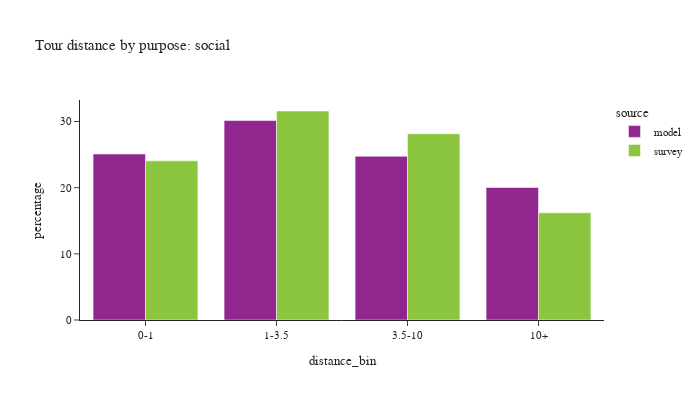

Notebook cell for this chart:
### Code cell
plot_bins(tour, tour['pdpurp'] == 7, 'social')

### Figure 1 — Plotly figure (JSON) as saved in the notebook; plotly's stock layout.template omitted (floating-point values rounded to 4 significant figures)
{"data": [{"alignmentgroup": "True", "customdata": [[359356], [431911], [354613], [286918]], "hovertemplate": "source=model<br>distance_bin=%{x}<br>percentage=%{y}<br>sample count=%{customdata[0]}<extra></extra>", "legendgroup": "model", "marker": {"color": "#91268F", "pattern": {"shape": ""}}, "name": "model", "offsetgroup": "model", "orientation": "v", "showlegend": true, "textposition": "auto", "type": "bar", "x": ["0-1", "1-3.5", "3.5-10", "10+"], "xaxis": "x", "y": [25.08, 30.14, 24.75, 20.03], "yaxis": "y"}, {"alignmentgroup": "True", "customdata": [[1054], [974], [708], [410]], "hovertemplate": "source=survey<br>distance_bin=%{x}<br>percentage=%{y}<br>sample count=%{customdata[0]}<extra></extra>", "legendgroup": "survey", "marker": {"color": "#8CC63E", "pattern": {"shape": ""}}, "name": "survey", "offsetgroup": "survey", "orientation": "v", "showlegend": true, "textposition": "auto", "type": "bar", "x": ["0-1", "1-3.5", "3.5-10", "10+"], "xaxis": "x", "y": [24.06, 31.59, 28.15, 16.2], "yaxis": "y"}], "layout": {"barmode": "group", "font": {"size": 11}, "height": 400, "legend": {"title": {"text": "source"}, "tracegroupgap": 0}, "title": {"text": "Tour distance by purpose: social"}, "width": 700, "xaxis": {"anchor": "y", "domain": [0.0, 1.0], "title": {"text": "distance_bin"}}, "yaxis": {"anchor": "x", "domain": [0.0, 1.0], "title": {"text": "percentage"}}}}
